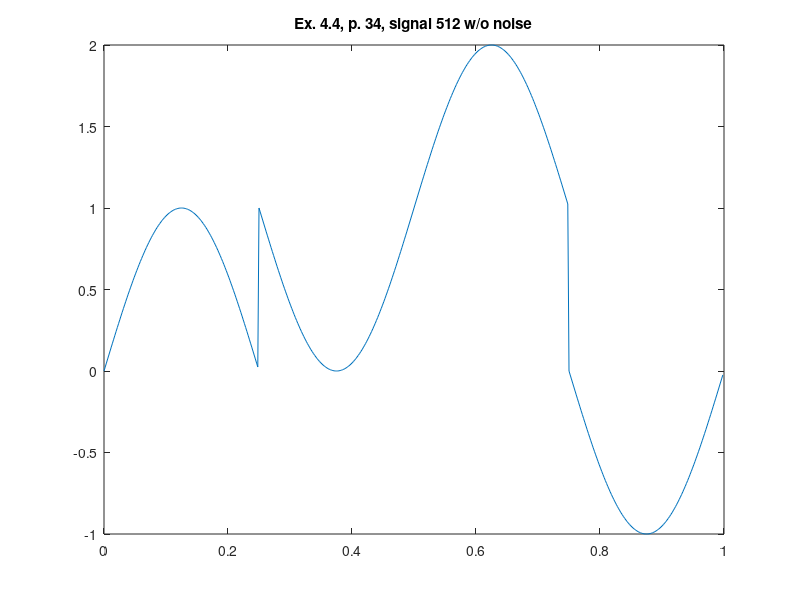

Source code (MATLAB):
%% ========================================================================
%% Programmatic octave notes on "Ripples in Mathematics" by A. Jensen
%% and A. la Cour-Harbo written with a deep gratitude to the authors for
%% this wonderful text. 
%% 
%% Reconstruction of graphs in ex 4.4, p.34, CDF44,  no noise.
%%
%% Author: Vladimir Kulyukin
%% 
%% NB: I have tested this code in Octave 4.
%% =========================================================================
t = (1.0/512)*[0:511];

%%y_ex_4_3_chirp_512_p33 = arrayfun(@(x) sin(x*x), t);

y_ex_4_4_512_no_noise_p34 = [
0.0
0.024541228522912288
0.049067674327418015
0.07356456359966743
0.0980171403295606
0.1224106751992162
0.14673047445536175
0.17096188876030122
0.19509032201612825
0.2191012401568698
0.24298017990326387
0.26671275747489837
0.29028467725446233
0.3136817403988915
0.33688985339222005
0.3598950365349881
0.3826834323650898
0.40524131400498986
0.4275550934302821
0.44961132965460654
0.47139673682599764
0.49289819222978404
0.5141027441932217
0.5349976198870972
0.5555702330196022
0.5758081914178453
0.5956993044924334
0.6152315905806268
0.6343932841636455
0.6531728429537768
0.6715589548470183
0.6895405447370668
0.7071067811865475
0.7242470829514669
0.7409511253549591
0.7572088465064846
0.7730104533627369
0.7883464276266062
0.8032075314806448
0.8175848131515837
0.8314696123025452
0.844853565249707
0.8577286100002721
0.8700869911087113
0.8819212643483549
0.8932243011955153
0.9039892931234433
0.9142097557035307
0.9238795325112867
0.9329927988347388
0.9415440651830208
0.9495281805930367
0.9569403357322089
0.9637760657954398
0.970031253194544
0.9757021300385286
0.9807852804032304
0.9852776423889412
0.989176509964781
0.99247953459871
0.9951847266721968
0.9972904566786902
0.9987954562051724
0.9996988186962042
1.0
0.9996988186962042
0.9987954562051724
0.9972904566786902
0.9951847266721969
0.99247953459871
0.989176509964781
0.9852776423889412
0.9807852804032304
0.9757021300385286
0.970031253194544
0.9637760657954398
0.9569403357322089
0.9495281805930367
0.9415440651830208
0.9329927988347388
0.9238795325112867
0.9142097557035307
0.9039892931234434
0.8932243011955152
0.881921264348355
0.8700869911087115
0.8577286100002721
0.8448535652497072
0.8314696123025453
0.8175848131515837
0.8032075314806449
0.7883464276266063
0.7730104533627371
0.7572088465064847
0.740951125354959
0.7242470829514669
0.7071067811865476
0.689540544737067
0.6715589548470186
0.6531728429537766
0.6343932841636455
0.6152315905806269
0.5956993044924335
0.5758081914178454
0.5555702330196022
0.5349976198870972
0.5141027441932218
0.49289819222978415
0.47139673682599786
0.4496113296546069
0.42755509343028203
0.4052413140049899
0.3826834323650899
0.35989503653498833
0.33688985339222033
0.3136817403988914
0.2902846772544624
0.2667127574748985
0.24298017990326407
0.21910124015687005
0.1950903220161286
0.17096188876030122
0.1467304744553618
0.12241067519921635
0.09801714032956083
0.07356456359966773
0.049067674327417966
0.024541228522912326
1.0000000000000002
0.9754587714770879
0.9509323256725822
0.9264354364003325
0.9019828596704395
0.8775893248007839
0.8532695255446384
0.8290381112396991
0.8049096779838716
0.7808987598431302
0.7570198200967362
0.7332872425251018
0.709715322745538
0.6863182596011088
0.66311014660778
0.6401049634650119
0.6173165676349104
0.5947586859950103
0.5724449065697181
0.5503886703453933
0.5286032631740023
0.5071018077702161
0.48589725580677845
0.46500238011290307
0.44442976698039804
0.42419180858215466
0.40430069550756675
0.3847684094193733
0.36560671583635473
0.34682715704622347
0.32844104515298156
0.31045945526293317
0.29289321881345254
0.2757529170485332
0.2590488746450411
0.24279115349351577
0.22698954663726334
0.2116535723733941
0.19679246851935495
0.18241518684841618
0.16853038769745476
0.15514643475029288
0.142271389999728
0.12991300889128865
0.11807873565164506
0.10677569880448479
0.09601070687655688
0.08579024429646953
0.07612046748871348
0.06700720116526104
0.058455934816979194
0.050471819406963325
0.043059664267791176
0.03622393420456016
0.029968746805456026
0.02429786996147154
0.01921471959676968
0.01472235761105889
0.010823490035219097
0.007520465401289922
0.004815273327803071
0.002709543321309793
0.001204543794827595
3.0118130379575003E-4
0.0
3.0118130379575003E-4
0.001204543794827595
0.002709543321309793
0.004815273327803071
0.007520465401289922
0.010823490035219097
0.014722357611058778
0.01921471959676957
0.02429786996147143
0.029968746805456026
0.03622393420456005
0.043059664267791065
0.050471819406963214
0.05845593481697908
0.06700720116526093
0.07612046748871337
0.08579024429646942
0.09601070687655666
0.10677569880448468
0.11807873565164495
0.12991300889128854
0.14227138999972777
0.15514643475029277
0.16853038769745454
0.18241518684841607
0.19679246851935472
0.21165357237339388
0.22698954663726312
0.24279115349351543
0.2590488746450409
0.275752917048533
0.2928932188134523
0.31045945526293284
0.32844104515298134
0.3468271570462229
0.36560671583635407
0.3847684094193726
0.40430069550756675
0.4241918085821548
0.4444297669803978
0.46500238011290274
0.4858972558067781
0.5071018077702157
0.5286032631740021
0.5503886703453931
0.5724449065697175
0.5947586859950096
0.6173165676349096
0.640104963465012
0.66311014660778
0.6863182596011085
0.7097153227455375
0.7332872425251014
0.7570198200967359
0.7808987598431298
0.8049096779838713
0.8290381112396983
0.8532695255446376
0.877589324800784
0.9019828596704395
0.9264354364003325
0.9509323256725819
0.9754587714770876
0.9999999999999998
1.0245412285229119
1.0490676743274177
1.073564563599667
1.09801714032956
1.1224106751992156
1.146730474455362
1.1709618887603013
1.1950903220161282
1.2191012401568697
1.2429801799032636
1.266712757474898
1.290284677254462
1.313681740398891
1.3368898533922196
1.3598950365349876
1.38268343236509
1.40524131400499
1.427555093430282
1.4496113296546065
1.4713967368259975
1.492898192229784
1.5141027441932216
1.534997619887097
1.5555702330196017
1.5758081914178448
1.5956993044924328
1.615231590580627
1.6343932841636455
1.6531728429537766
1.6715589548470184
1.6895405447370668
1.7071067811865475
1.7242470829514667
1.7409511253549588
1.7572088465064843
1.7730104533627364
1.788346427626606
1.8032075314806448
1.8175848131515837
1.8314696123025453
1.8448535652497071
1.857728610000272
1.8700869911087112
1.881921264348355
1.8932243011955152
1.903989293123443
1.9142097557035305
1.9238795325112865
1.9329927988347388
1.9415440651830207
1.9495281805930367
1.9569403357322088
1.96377606579544
1.9700312531945439
1.9757021300385285
1.9807852804032304
1.985277642388941
1.989176509964781
1.99247953459871
1.995184726672197
1.9972904566786902
1.9987954562051724
1.9996988186962041
2.0
1.9996988186962041
1.9987954562051724
1.9972904566786902
1.995184726672197
1.99247953459871
1.9891765099647811
1.985277642388941
1.9807852804032307
1.9757021300385285
1.9700312531945443
1.96377606579544
1.9569403357322086
1.949528180593037
1.9415440651830207
1.9329927988347393
1.9238795325112867
1.914209755703531
1.9039892931234434
1.8932243011955157
1.8819212643483552
1.8700869911087121
1.8577286100002723
1.844853565249707
1.8314696123025456
1.8175848131515835
1.8032075314806453
1.7883464276266063
1.7730104533627375
1.7572088465064846
1.7409511253549597
1.7242470829514671
1.7071067811865483
1.6895405447370673
1.671558954847018
1.653172842953777
1.6343932841636453
1.6152315905806276
1.5956993044924332
1.575808191417846
1.5555702330196022
1.5349976198870983
1.514102744193222
1.4928981922297835
1.471396736825998
1.4496113296546063
1.4275550934302825
1.4052413140049897
1.3826834323650905
1.3598950365349882
1.3368898533922209
1.3136817403988916
1.2902846772544634
1.2667127574748986
1.2429801799032634
1.2191012401568702
1.195090322016128
1.170961888760302
1.1467304744553617
1.1224106751992171
1.0980171403295607
1.0735645635996685
1.0490676743274183
1.0245412285229134
3.6739403974420594E-16
-0.024541228522912725
-0.04906767432741748
-0.07356456359966769
-0.0980171403295599
-0.12241067519921629
-0.1467304744553609
-0.17096188876030116
-0.19509032201612725
-0.21910124015686958
-0.2429801799032627
-0.266712757474898
-0.2902846772544627
-0.3136817403988909
-0.3368898533922203
-0.35989503653498744
-0.38268343236508984
-0.40524131400498903
-0.427555093430282
-0.44961132965460565
-0.4713967368259974
-0.4928981922297829
-0.5141027441932213
-0.5349976198870975
-0.5555702330196017
-0.5758081914178454
-0.5956993044924327
-0.6152315905806268
-0.6343932841636448
-0.6531728429537766
-0.6715589548470176
-0.6895405447370667
-0.7071067811865479
-0.7242470829514666
-0.7409511253549593
-0.7572088465064841
-0.7730104533627371
-0.7883464276266058
-0.8032075314806449
-0.8175848131515832
-0.8314696123025451
-0.8448535652497065
-0.8577286100002719
-0.8700869911087117
-0.8819212643483548
-0.8932243011955154
-0.903989293123443
-0.9142097557035307
-0.9238795325112864
-0.9329927988347388
-0.9415440651830205
-0.9495281805930366
-0.9569403357322085
-0.9637760657954397
-0.9700312531945441
-0.9757021300385285
-0.9807852804032305
-0.9852776423889411
-0.989176509964781
-0.9924795345987099
-0.9951847266721969
-0.9972904566786901
-0.9987954562051724
-0.9996988186962041
-1.0
-0.9996988186962042
-0.9987954562051724
-0.9972904566786902
-0.9951847266721969
-0.99247953459871
-0.9891765099647811
-0.9852776423889412
-0.9807852804032307
-0.9757021300385286
-0.9700312531945443
-0.96377606579544
-0.9569403357322088
-0.9495281805930369
-0.9415440651830207
-0.9329927988347392
-0.9238795325112867
-0.914209755703531
-0.9039892931234434
-0.8932243011955159
-0.8819212643483552
-0.8700869911087121
-0.8577286100002723
-0.8448535652497069
-0.8314696123025456
-0.8175848131515836
-0.8032075314806454
-0.7883464276266063
-0.7730104533627375
-0.7572088465064847
-0.7409511253549599
-0.7242470829514671
-0.7071067811865485
-0.6895405447370673
-0.6715589548470182
-0.6531728429537773
-0.6343932841636455
-0.6152315905806275
-0.5956993044924334
-0.5758081914178461
-0.5555702330196024
-0.5349976198870983
-0.5141027441932221
-0.4928981922297837
-0.47139673682599814
-0.44961132965460643
-0.42755509343028275
-0.4052413140049898
-0.3826834323650906
-0.3598950365349883
-0.33688985339222105
-0.31368174039889174
-0.29028467725446355
-0.2667127574748988
-0.24298017990326354
-0.2191012401568704
-0.19509032201612808
-0.170961888760302
-0.14673047445536175
-0.12241067519921715
-0.09801714032956076
-0.07356456359966855
-0.049067674327418334
-0.024541228522913582
];

figure;
plot(t, y_ex_4_4_512_no_noise_p34);
xlim([0 1]);
title('Ex. 4.4, p. 34, signal 512 w/o noise');
